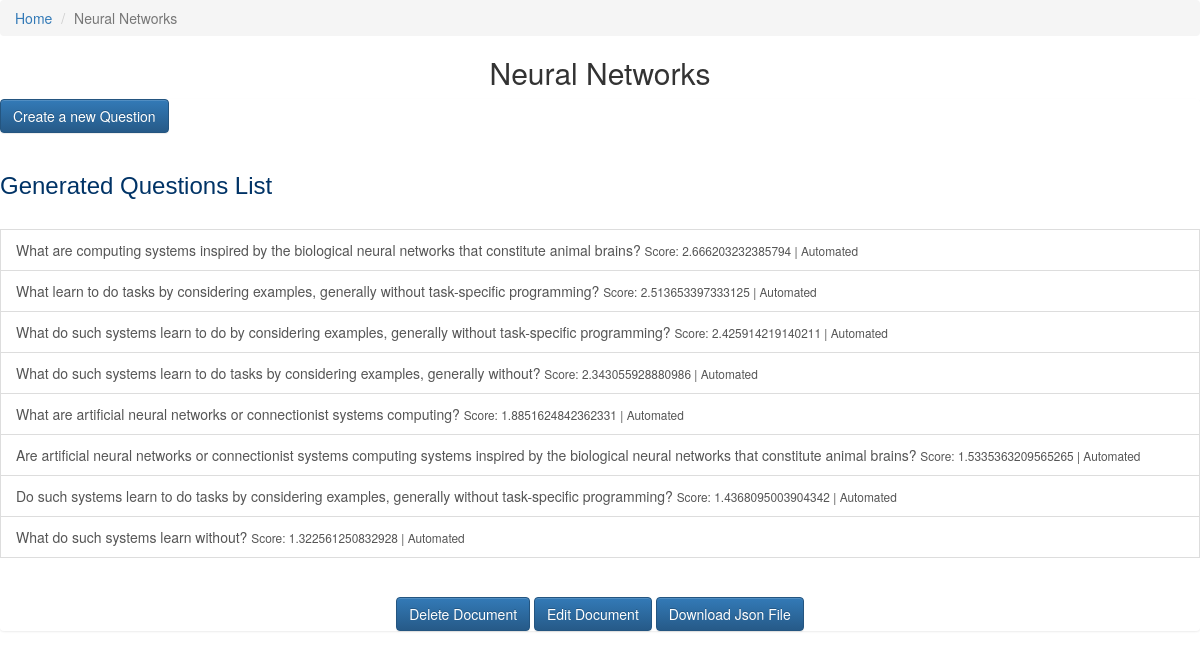
Page /neural-networks/ on the committed database.
### documents/models.py (models this page shows, shortened)
class Document(models.Model):
    title = models.CharField(max_length=30, blank=False, default="No-Title")
    timestamp = models.DateField(auto_now=False, auto_now_add=True)
    updated = models.DateField(auto_now=True, auto_now_add=False)
    slug = models.SlugField(unique=True, blank=True, null=False)
    content = models.TextField(null=True, blank=False)
    input_file = models.FileField(upload_to=upload_location_unprocessed_file, null=True, blank=False)
    processed_file = models.FileField(null=True, blank=True)
    questions_file = models.FileField(null=True, blank=True)
    json_out_file = models.FileField(null=True, blank=True)
    docs_extensions = (
                        (".json", "Json Format"),
                        (".txt", "Text Format"),
    )
    format = models.CharField(max_length=10, null=False, blank=False, choices=docs_extensions, default=".txt")
    file_as_input = models.BooleanField(blank=False, default=True)
    def get_absolute_url(self):
        return reverse("docs:doc_detail", kwargs={ "slug" : self.slug })

class Question(models.Model):
    question = models.CharField(max_length=120, blank=False, null=False)
    sentence = models.CharField(null=False, max_length=160, blank=False)
    hint = models.CharField(max_length=50, blank=True, null=True)
    score = models.FloatField(default=3.5)
    acceptable = models.BooleanField(default=False)
    correct_answer = models.CharField(default="Yes", max_length=30, blank=False)
    option1 = models.CharField(max_length=30)
    option2 = models.CharField(max_length=30)
    option3 = models.CharField(max_length=30)
    slug = models.SlugField(unique=True)
    document = models.ForeignKey("Document", on_delete=models.CASCADE, null=True)
    edited = models.BooleanField(default=False)
    medium_choices = (
                        ("auto", "Automated"),
                        ("man", "Manual")
    )
    source = models.CharField(max_length=1, choices=medium_choices, default="auto", null=True, blank=False)
    time = models.TimeField(null=True, blank=False, auto_now=False, auto_now_add=False, default=datetime.time(00, 00))
    type_choices = (("mcq", "Multiple Choice"), ("reason", "Reasoning"))
    type = models.CharField(max_length=15, choices=type_choices, default="mcq", null=True, blank=False)
    skippable = models.BooleanField(blank=False, default=True)
    def get_absolute_url(self):
        return reverse('docs:ques_detail', kwargs={'slug1': self.document.slug,
                                                    'slug2': self.slug}
                       )

### documents/views.py (the view)
# urls.py: url(r'^(?P<slug>[\w-]+)/$', views.doc_detail, name='doc_detail'),
def doc_detail(request, slug=None):
    instance = get_object_or_404(Document, slug=slug)
    queryset_list = instance.question_set.all().order_by("-score")
    context = {
        "queryset" : queryset_list,
        "instance" : instance,
    }
    return render(request, "documents/doc_detail.html", context)

### templates/documents/doc_detail.html (shortened to what this page needs)
{% extends "base.html" %}
{% block content %}
<div>
    <ul class="breadcrumb">
          <li><a href="/">Home</a> </li>
          <li class="active">{{ instance.title }}</li>
    </ul>
    <h2 align="center"> {{ instance.title }} </h2>
</div>
    <div class="list-group">
        <button class="btn btn-primary" type="button">
        <a href='{{instance.get_absolute_url}}question_create/' style="color: white"> Create a new Question </a>
        </button>
        <br><br>
        <h3 style="font-family: Arial; color: #003366">Generated Questions List</h3><br>
        {% for obj in queryset %}
                <a href="{{ obj.get_absolute_url }}" class="list-group-item">{{ obj.question }} <small>Score: {{ obj.score }} | {{ obj.source }}{% if obj.edited %} | Edited{% endif %}</small></a>
        {% endfor %}
        <br><br>
        <div align="center">
            <a class="btn btn-primary" href='{{ instance.get_absoulte_url }}delete/' role="button">Delete Document</a>
            {% if instance.file_as_source %}
            <a class="btn btn-primary" href='{{ instance.get_absoulte_url }}edit/' role="button">Edit Document</a>
            {% else %}
            <a class="btn btn-primary" href='{{ instance.get_absoulte_url }}edit_online/' role="button">Edit Document</a>
            {% endif %}
            <a class="btn btn-primary" href='{{ instance.get_absoulte_url }}download_json/' role="button">Download Json File</a>
        </div>
    </div>
{% endblock %}

### rows in the picture
Document: title "Neural Networks"
Question: question "What are computing systems inspired by the biological neural networks that constitute animal brains?", score "2.666203232385794", source "Automated"
Question: question "What learn to do tasks by considering examples, generally without task-specific programming?", score "2.513653397333125", source "Automated"
Question: question "What do such systems learn to do by considering examples, generally without task-specific programming?", score "2.425914219140211", source "Automated"
Question: question "What do such systems learn to do tasks by considering examples, generally without?", score "2.343055928880986", source "Automated"
Question: question "What are artificial neural networks or connectionist systems computing?", score "1.8851624842362331", source "Automated"
Question: question "Are artificial neural networks or connectionist systems computing systems inspired by the biological neural networks that constitute animal brains?", score "1.5335363209565265", source "Automated"
Question: question "Do such systems learn to do tasks by considering examples, generally without task-specific programming?", score "1.4368095003904342", source "Automated"
Question: question "What do such systems learn without?", score "1.322561250832928", source "Automated"
